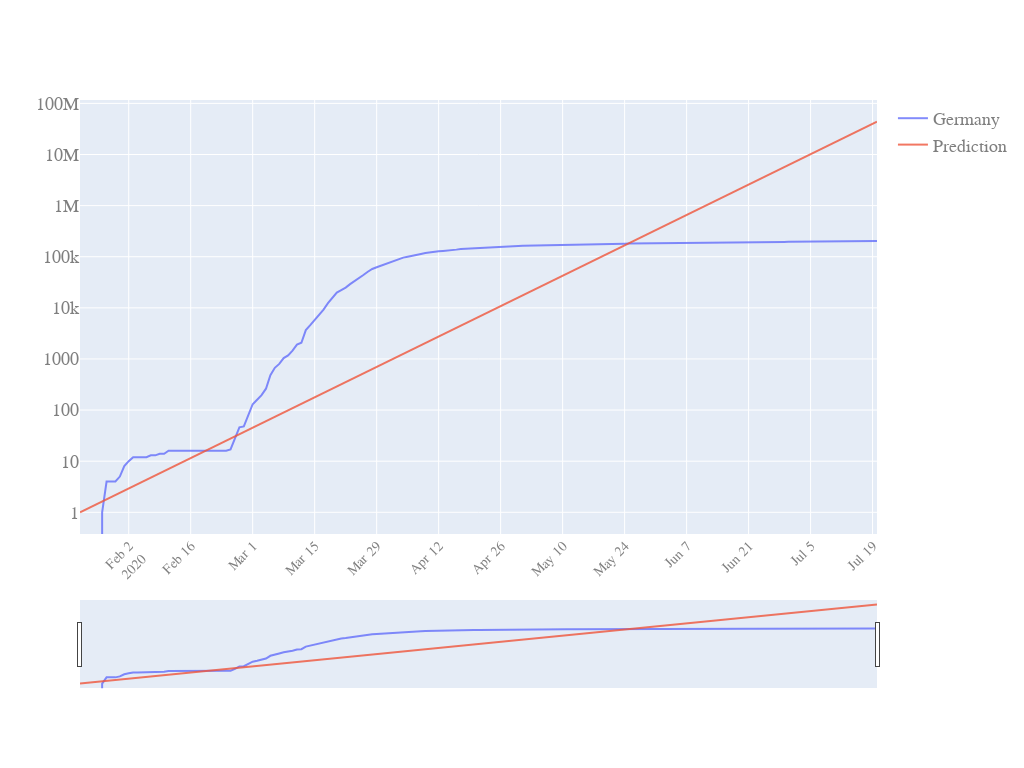

Source (notebook cell):
### Code cell
quick_plot(LR_inspect.date,
           LR_inspect.iloc[:,1:],
           y_scale='log',
           slider=True,
          mode_plot='lines')

### Figure 1 — Plotly figure (JSON) as saved in the notebook; plotly's stock layout.template omitted (floating-point values rounded to 4 significant figures; data arrays with more than 128 entries replaced by an {"elided": "..."} marker saying what was removed)
{"data": [{"mode": "lines", "name": "Germany", "opacity": 0.8, "type": "scatter", "x": {"elided": "181 str values"}, "y": {"elided": "181 int values"}}, {"mode": "lines", "name": "Prediction", "opacity": 0.8, "type": "scatter", "x": {"elided": "181 str values"}, "y": {"elided": "181 float values"}}], "layout": {"autosize": true, "font": {"color": "#7f7f7f", "family": "PT Sans, monospace", "size": 18}, "height": 768, "width": 1024, "xaxis": {"nticks": 20, "rangeslider": {"visible": true}, "tickangle": -45, "tickfont": {"color": "#7f7f7f", "size": 14}}, "yaxis": {"type": "log"}}}
